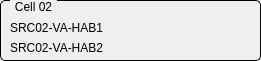
  <widget class="QGroupBox" name="GBCell2">
   <property name="geometry">
    <rect>
     <x>290</x>
     <y>20</y>
     <width>261</width>
     <height>61</height>
    </rect>
   </property>
   <property name="styleSheet">
    <string notr="true">QGroupBox {
    border: 1px solid black;
    border-radius: 5px;
    margin-top: 0.5em;
}

QGroupBox::title {
    subcontrol-origin: margin;
    left: 10px;
    padding: 0 3px 0 3px;
}</string>
   </property>
   <property name="title">
    <string>Cell 02</string>
   </property>
   <property name="checkable">
    <bool>false</bool>
   </property>
   <widget class="QLabel" name="label_10">
    <property name="geometry">
     <rect>
      <x>10</x>
      <y>20</y>
      <width>121</width>
      <height>16</height>
     </rect>
    </property>
    <property name="text">
     <string>SRC02-VA-HAB1</string>
    </property>
   </widget>
   <widget class="QLabel" name="label_31">
    <property name="geometry">
     <rect>
      <x>10</x>
      <y>40</y>
      <width>121</width>
      <height>16</height>
     </rect>
    </property>
    <property name="text">
     <string>SRC02-VA-HAB2</string>
    </property>
   </widget>
   <widget class="QESimpleShape" name="ledSRC2HAB1S2">
    <property name="geometry">
     <rect>
      <x>220</x>
      <y>20</y>
      <width>16</width>
      <height>16</height>
     </rect>
    </property>
    <property name="shape">
     <enum>QSimpleShape::circle</enum>
    </property>
    <property name="colour0" stdset="0">
     <color>
      <red>60</red>
      <green>20</green>
      <blue>20</blue>
     </color>
    </property>
    <property name="colour1" stdset="0">
     <color>
      <red>240</red>
      <green>5</green>
      <blue>5</blue>
     </color>
    </property>
    <property name="variable" stdset="0">
     <string>SRC$(v1)-VA-HAB1-FLS2:isInterlock</string>
    </property>
    <property name="variableSubstitutions" stdset="0">
     <string>v1=02</string>
    </property>
    <property name="edgeAlarmStateOption" stdset="0">
     <enum>QESimpleShape::Never</enum>
    </property>
    <property name="displayAlarmStateOption" stdset="0">
     <enum>QESimpleShape::Never</enum>
    </property>
   </widget>
   <widget class="QESimpleShape" name="ledSRC2HAB1S1">
    <property name="geometry">
     <rect>
      <x>150</x>
      <y>20</y>
      <width>16</width>
      <height>16</height>
     </rect>
    </property>
    <property name="shape">
     <enum>QSimpleShape::circle</enum>
    </property>
    <property name="colour0" stdset="0">
     <color>
      <red>60</red>
      <green>20</green>
      <blue>20</blue>
     </color>
    </property>
    <property name="colour1" stdset="0">
     <color>
      <red>240</red>
      <green>5</green>
      <blue>5</blue>
     </color>
    </property>
    <property name="flash0" stdset="0">
     <bool>false</bool>
    </property>
    <property name="flash1" stdset="0">
     <bool>false</bool>
    </property>
    <property name="variable" stdset="0">
     <string>SRC$(v1)-VA-HAB1-FLS1:isInterlock</string>
    </property>
    <property name="variableSubstitutions" stdset="0">
     <string>v1=02</string>
    </property>
    <property name="edgeAlarmStateOption" stdset="0">
     <enum>QESimpleShape::Never</enum>
    </property>
    <property name="displayAlarmStateOption" stdset="0">
     <enum>QESimpleShape::Never</enum>
    </property>
   </widget>
   <widget class="QESimpleShape" name="ledSRC2HAB2S2">
    <property name="geometry">
     <rect>
      <x>220</x>
      <y>40</y>
      <width>16</width>
      <height>16</height>
     </rect>
    </property>
    <property name="shape">
     <enum>QSimpleShape::circle</enum>
    </property>
    <property name="colour0" stdset="0">
     <color>
      <red>60</red>
      <green>20</green>
      <blue>20</blue>
     </color>
    </property>
    <property name="colour1" stdset="0">
     <color>
      <red>240</red>
      <green>5</green>
      <blue>5</blue>
     </color>
    </property>
    <property name="variable" stdset="0">
     <string>SRC$(v1)-VA-HAB2-FLS2:isInterlock</string>
    </property>
    <property name="variableSubstitutions" stdset="0">
     <string>v1=02</string>
    </property>
    <property name="edgeAlarmStateOption" stdset="0">
     <enum>QESimpleShape::Never</enum>
    </property>
    <property name="displayAlarmStateOption" stdset="0">
     <enum>QESimpleShape::Never</enum>
    </property>
   </widget>
   <widget class="QESimpleShape" name="ledSRC2HAB2S1">
    <property name="geometry">
     <rect>
      <x>150</x>
      <y>40</y>
      <width>16</width>
      <height>16</height>
     </rect>
    </property>
    <property name="shape">
     <enum>QSimpleShape::circle</enum>
    </property>
    <property name="colour0" stdset="0">
     <color>
      <red>60</red>
      <green>20</green>
      <blue>20</blue>
     </color>
    </property>
    <property name="colour1" stdset="0">
     <color>
      <red>240</red>
      <green>5</green>
      <blue>5</blue>
     </color>
    </property>
    <property name="flash0" stdset="0">
     <bool>false</bool>
    </property>
    <property name="flash1" stdset="0">
     <bool>false</bool>
    </property>
    <property name="variable" stdset="0">
     <string>SRC$(v1)-VA-HAB2-FLS1:isInterlock</string>
    </property>
    <property name="variableSubstitutions" stdset="0">
     <string>v1=02</string>
    </property>
    <property name="edgeAlarmStateOption" stdset="0">
     <enum>QESimpleShape::Never</enum>
    </property>
    <property name="displayAlarmStateOption" stdset="0">
     <enum>QESimpleShape::Never</enum>
    </property>
   </widget>
  </widget>
